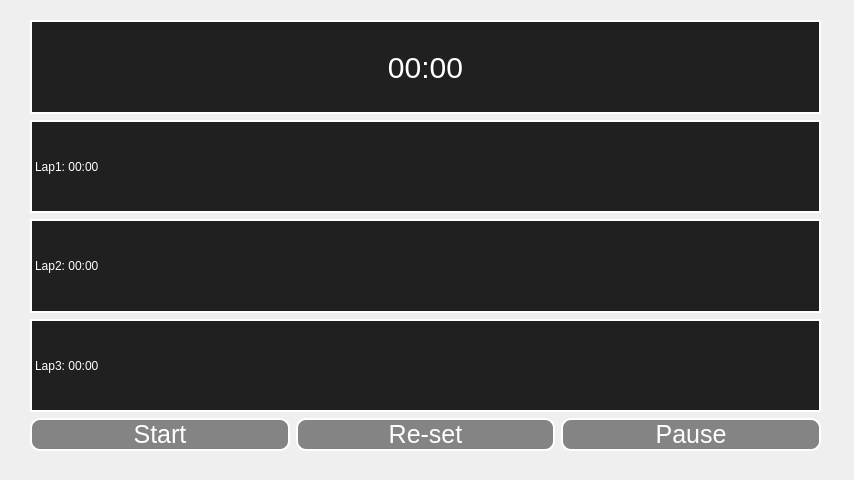
<?xml version="1.0" encoding="UTF-8"?>
<ui version="4.0">
 <class>parentForm</class>
 <widget class="QWidget" name="parentForm">
  <property name="geometry">
   <rect>
    <x>0</x>
    <y>0</y>
    <width>854</width>
    <height>480</height>
   </rect>
  </property>
  <property name="windowTitle">
   <string>Form</string>
  </property>
  <property name="styleSheet">
   <string notr="true"/>
  </property>
  <widget class="QWidget" name="layoutWidget">
   <property name="geometry">
    <rect>
     <x>30</x>
     <y>20</y>
     <width>791</width>
     <height>431</height>
    </rect>
   </property>
   <layout class="QHBoxLayout" name="horizontalLayout_3">
    <item>
     <layout class="QVBoxLayout" name="verticalLayout_2">
      <item>
       <widget class="QLabel" name="label">
        <property name="styleSheet">
         <string notr="true">QLabel{
border : 2px solid white;
font-size: 30px;
color: white;
background-color: rgb(32,32,32);
}</string>
        </property>
        <property name="text">
         <string>00:00</string>
        </property>
        <property name="alignment">
         <set>Qt::AlignCenter</set>
        </property>
       </widget>
      </item>
      <item>
       <widget class="QLabel" name="lap1">
        <property name="styleSheet">
         <string notr="true">QLabel{
border : 2px solid white;
background-color: rgb(32,32,32);
color: white;
}</string>
        </property>
        <property name="text">
         <string>Lap1: 00:00</string>
        </property>
       </widget>
      </item>
      <item>
       <widget class="QLabel" name="lap2">
        <property name="styleSheet">
         <string notr="true">QLabel{
border : 2px solid white;
background-color: rgb(32,32,32);
color: white;
}</string>
        </property>
        <property name="text">
         <string>Lap2: 00:00</string>
        </property>
       </widget>
      </item>
      <item>
       <widget class="QLabel" name="lap3">
        <property name="styleSheet">
         <string notr="true">QLabel{
border : 2px solid white;
background-color: rgb(32,32,32);
color: white;
}</string>
        </property>
        <property name="text">
         <string>Lap3: 00:00</string>
        </property>
       </widget>
      </item>
      <item>
       <layout class="QHBoxLayout" name="horizontalLayout_4">
        <item>
         <widget class="QPushButton" name="start">
          <property name="styleSheet">
           <string notr="true">QPushButton{
border-style: outset;
border-width: 2px;
    border-radius: 10px;
background-color: rgb(132,132,132);
font-size: 25px;
color: rgb(255,255,255);
}</string>
          </property>
          <property name="text">
           <string>Start</string>
          </property>
         </widget>
        </item>
        <item>
         <widget class="QPushButton" name="re_set">
          <property name="styleSheet">
           <string notr="true">QPushButton{
border-style: outset;
border-width: 2px;
    border-radius: 10px;
background-color: rgb(132,132,132);
font-size: 25px;
color: rgb(255,255,255);
}</string>
          </property>
          <property name="text">
           <string>Re-set</string>
          </property>
         </widget>
        </item>
        <item>
         <widget class="QPushButton" name="pause">
          <property name="styleSheet">
           <string notr="true">QPushButton{
border-style: outset;
border-width: 2px;
    border-radius: 10px;
background-color: rgb(132,132,132);
font-size: 25px;
color: rgb(255,255,255);
}</string>
          </property>
          <property name="text">
           <string>Pause</string>
          </property>
         </widget>
        </item>
       </layout>
      </item>
     </layout>
    </item>
   </layout>
  </widget>
 </widget>
 <resources/>
 <connections/>
</ui>
